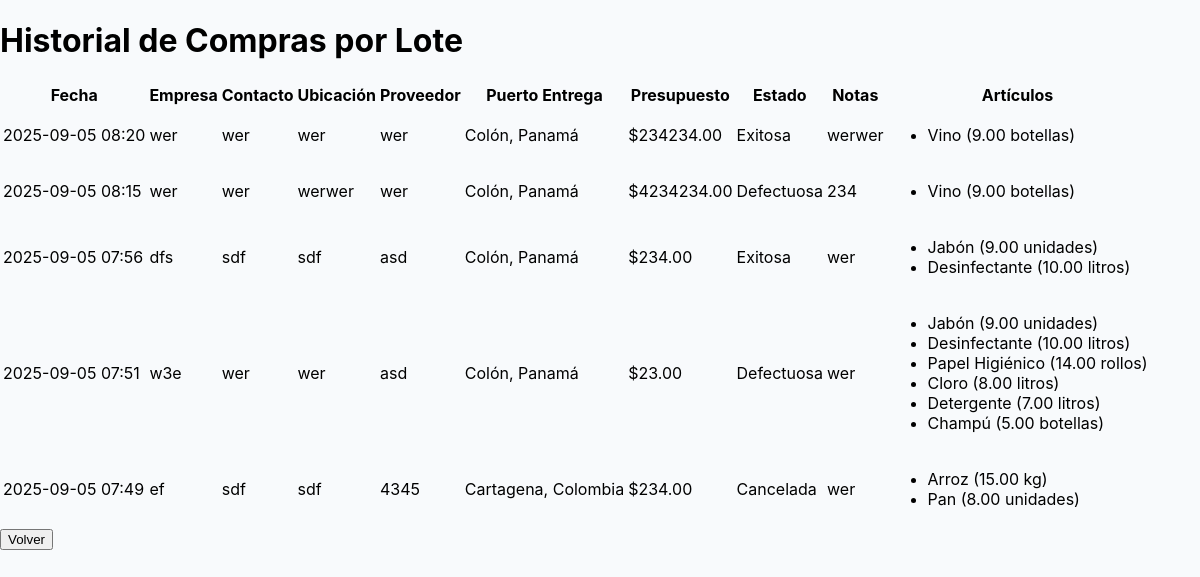
The page /compras/historial/ on the database its author committed.
### compras/models.py (models this page shows)
class CompraLote(models.Model):
    ESTADO_CHOICES = [
        ('registrada', 'Registrada'),
        ('espera_revision', 'En espera por revisión'),
        ('exitosa', 'Exitosa'),
        ('defectuosa', 'Defectuosa'),
        ('cancelada', 'Cancelada'),
    ]
    empresa_nombre = models.CharField(max_length=100)
    empresa_contacto = models.CharField(max_length=100)
    empresa_ubicacion = models.CharField(max_length=100)
    proveedor = models.ForeignKey('Proveedores', on_delete=models.PROTECT)
    puerto_entrega = models.CharField(max_length=100)
    notas_compra = models.TextField(blank=True)
    presupuesto_lote = models.DecimalField(max_digits=15, decimal_places=2)
    estado = models.CharField(max_length=20, choices=ESTADO_CHOICES, default='registrada')
    fecha = models.DateTimeField(auto_now_add=True)
    solicitud = models.ForeignKey('SolicitudSubtipo', null=True, blank=True, on_delete=models.SET_NULL, related_name='lotes')

class Proveedores(models.Model):
    TIPO_CHOICES = [
        ('COMIDA', 'Comida'),
        ('BIENES', 'Bienes'),
    ]
    SUBTIPO_CHOICES = [
        ('CADUCABLE', 'Caducable'),
        ('NO_CADUCABLE', 'No caducable'),
        ('REFRIGERADO', 'Refrigerado'),
        ('NO_REFRIGERADO', 'No refrigerado'),
        ('BEBIDA', 'Bebida'),
        ('LICOR', 'Licor'),
        ('REPUESTOS', 'Repuestos'),
        ('LIMPIEZA', 'Materiales de limpieza'),
        ('MEDICOS', 'Materiales médicos'),
        ('ACTIVOS', 'Bienes activos'),
    ]
    name = models.CharField(max_length=100)
    service_or_product = models.CharField(max_length=100)
    categorie = models.CharField(max_length=100)
    contact = models.CharField(max_length=100)
    countries = models.ManyToManyField(Paises)
    sucursal = models.CharField(max_length=100)
    tipo = models.CharField(max_length=20, choices=TIPO_CHOICES, default='BIENES')
    subtipo = models.CharField(max_length=20, choices=SUBTIPO_CHOICES, blank=True, null=True)

class CompraLoteItem(models.Model):
    compra_lote = models.ForeignKey(CompraLote, related_name='items', on_delete=models.CASCADE)
    producto_id = models.IntegerField()
    nombre = models.CharField(max_length=100)
    medida = models.CharField(max_length=20)
    cantidad = models.DecimalField(max_digits=10, decimal_places=2)

### compras/views.py (the view)
# urls.py: path('compras/historial/', historial_compras_view, name='historial_compras'),
def historial_compras_view(request):
    from .models import Compra, CompraLote
    compras = Compra.objects.filter(estado__in=['exitosa', 'cancelada']).order_by('-fecha')
    compras_lote = CompraLote.objects.filter(estado__in=['exitosa', 'defectuosa', 'cancelada']).order_by('-fecha')
    return render(request, 'historial_compras.html', {'compras': compras, 'compras_lote': compras_lote})

### compras/templates/historial_compras.html (shortened to what this page needs)
{% load static %}
<!DOCTYPE html>
<html lang="es">
<head>
    <link rel="stylesheet" href="{% static 'styles/styles_compras.css' %}">
</head>
<body>
    <div class="container">
        <h1>Historial de Compras por Lote</h1>
        <table>
            <thead>
                <tr>
                    <th>Fecha</th>
                    <th>Empresa</th>
                    <th>Contacto</th>
                    <th>Ubicación</th>
                    <th>Proveedor</th>
                    <th>Puerto Entrega</th>
                    <th>Presupuesto</th>
                    <th>Estado</th>
                    <th>Notas</th>
                    <th>Artículos</th>
                </tr>
            </thead>
            <tbody>
                {% for compra in compras_lote %}
                <tr>
                    <td>{{ compra.fecha|date:"Y-m-d H:i" }}</td>
                    <td>{{ compra.empresa_nombre }}</td>
                    <td>{{ compra.empresa_contacto }}</td>
                    <td>{{ compra.empresa_ubicacion }}</td>
                    <td>{{ compra.proveedor.name }}</td>
                    <td>{{ compra.puerto_entrega }}</td>
                    <td>${{ compra.presupuesto_lote }}</td>
                    <td>{{ compra.get_estado_display }}</td>
                    <td>{{ compra.notas_compra }}</td>
                    <td>
                        <ul>
                        {% for item in compra.items.all %}
                            <li>{{ item.nombre }} ({{ item.cantidad }} {{ item.medida }})</li>
                        {% endfor %}
                        </ul>
                    </td>
                </tr>
                {% empty %}
                <tr><td colspan="10">No hay compras por lote procesadas.</td></tr>
                {% endfor %}
            </tbody>
        </table>
    <a href="{% url 'dashboard' %}"><button>Volver</button></a>
    </div>
</body>
</html>

### compras/static/styles/styles_compras.css (style rules this page uses)
body { font-family: 'Inter', 'Segoe UI', Tahoma, Geneva, Verdana, sans-serif; margin: 0; padding: 0; background: #f8fafc; min-height: 100vh; }

### rows shown on the page
CompraLote: fecha "2025-09-05 08:20", empresa_nombre "wer", empresa_contacto "wer", empresa_ubicacion "wer", proveedor.name "wer", puerto_entrega "Colón, Panamá", presupuesto_lote "234234.00", estado "Exitosa", notas_compra "werwer"
CompraLoteItem: nombre "Vino", cantidad "9.00", medida "botellas"
CompraLote: fecha "2025-09-05 08:15", empresa_nombre "wer", empresa_contacto "wer", empresa_ubicacion "werwer", proveedor.name "wer", puerto_entrega "Colón, Panamá", presupuesto_lote "4234234.00", estado "Defectuosa", notas_compra "234"
CompraLoteItem: nombre "Vino", cantidad "9.00", medida "botellas"
CompraLote: fecha "2025-09-05 07:56", empresa_nombre "dfs", empresa_contacto "sdf", empresa_ubicacion "sdf", proveedor.name "asd", puerto_entrega "Colón, Panamá", presupuesto_lote "234.00", estado "Exitosa", notas_compra "wer"
CompraLoteItem: nombre "Jabón", cantidad "9.00", medida "unidades"
CompraLoteItem: nombre "Desinfectante", cantidad "10.00", medida "litros"
CompraLote: fecha "2025-09-05 07:51", empresa_nombre "w3e", empresa_contacto "wer", empresa_ubicacion "wer", proveedor.name "asd", puerto_entrega "Colón, Panamá", presupuesto_lote "23.00", estado "Defectuosa", notas_compra "wer"
CompraLoteItem: nombre "Jabón", cantidad "9.00", medida "unidades"
CompraLoteItem: nombre "Desinfectante", cantidad "10.00", medida "litros"
CompraLoteItem: nombre "Papel Higiénico", cantidad "14.00", medida "rollos"
CompraLoteItem: nombre "Cloro", cantidad "8.00", medida "litros"
CompraLoteItem: nombre "Detergente", cantidad "7.00", medida "litros"
CompraLoteItem: nombre "Champú", cantidad "5.00", medida "botellas"
CompraLote: fecha "2025-09-05 07:49", empresa_nombre "ef", empresa_contacto "sdf", empresa_ubicacion "sdf", proveedor.name "4345", puerto_entrega "Cartagena, Colombia", presupuesto_lote "234.00", estado "Cancelada", notas_compra "wer"
CompraLoteItem: nombre "Arroz", cantidad "15.00", medida "kg"
CompraLoteItem: nombre "Pan", cantidad "8.00", medida "unidades"
